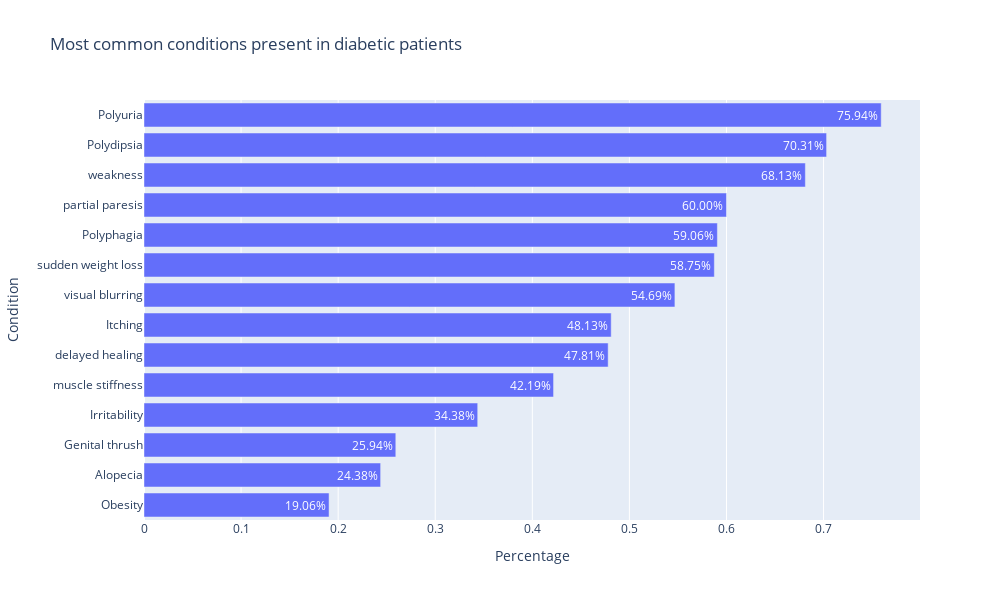

Write notebook code for a chart like this one.
### Code cell
fig = px.bar(present_df, x='Percentage', y='Condition', text='Percentage', width=1000,height=600,title="Most common conditions present in diabetic patients")
fig.update_traces(texttemplate='%{text:.2%}', textposition='inside')
fig.update_layout(uniformtext_minsize=8, uniformtext_mode='hide')
fig.show()

### Figure 1 — Plotly figure (JSON) as saved in the notebook; plotly's stock layout.template omitted (floating-point values rounded to 4 significant figures)
{"data": [{"alignmentgroup": "True", "hovertemplate": "Percentage=%{text}<br>Condition=%{y}<extra></extra>", "legendgroup": "", "marker": {"color": "#636efa", "pattern": {"shape": ""}}, "name": "", "offsetgroup": "", "orientation": "h", "showlegend": false, "text": ["0.190625", "0.24375", "0.259375", "0.34375", "0.421875", "0.478125", "0.48125", "0.546875", "0.5875", "0.590625", "0.6", "0.68125", "0.703125", "0.759375"], "textposition": "inside", "texttemplate": "%{text:.2%}", "type": "bar", "x": [0.1906, 0.2437, 0.2594, 0.3438, 0.4219, 0.4781, 0.4813, 0.5469, 0.5875, 0.5906, 0.6, 0.6813, 0.7031, 0.7594], "xaxis": "x", "y": ["Obesity", "Alopecia", "Genital thrush", "Irritability", "muscle stiffness", "delayed healing", "Itching", "visual blurring", "sudden weight loss", "Polyphagia", "partial paresis", "weakness", "Polydipsia", "Polyuria"], "yaxis": "y"}], "layout": {"barmode": "relative", "height": 600, "legend": {"tracegroupgap": 0}, "title": {"text": "Most common conditions present in diabetic patients"}, "uniformtext": {"minsize": 8, "mode": "hide"}, "width": 1000, "xaxis": {"anchor": "y", "domain": [0, 1], "title": {"text": "Percentage"}}, "yaxis": {"anchor": "x", "domain": [0, 1], "title": {"text": "Condition"}}}}
